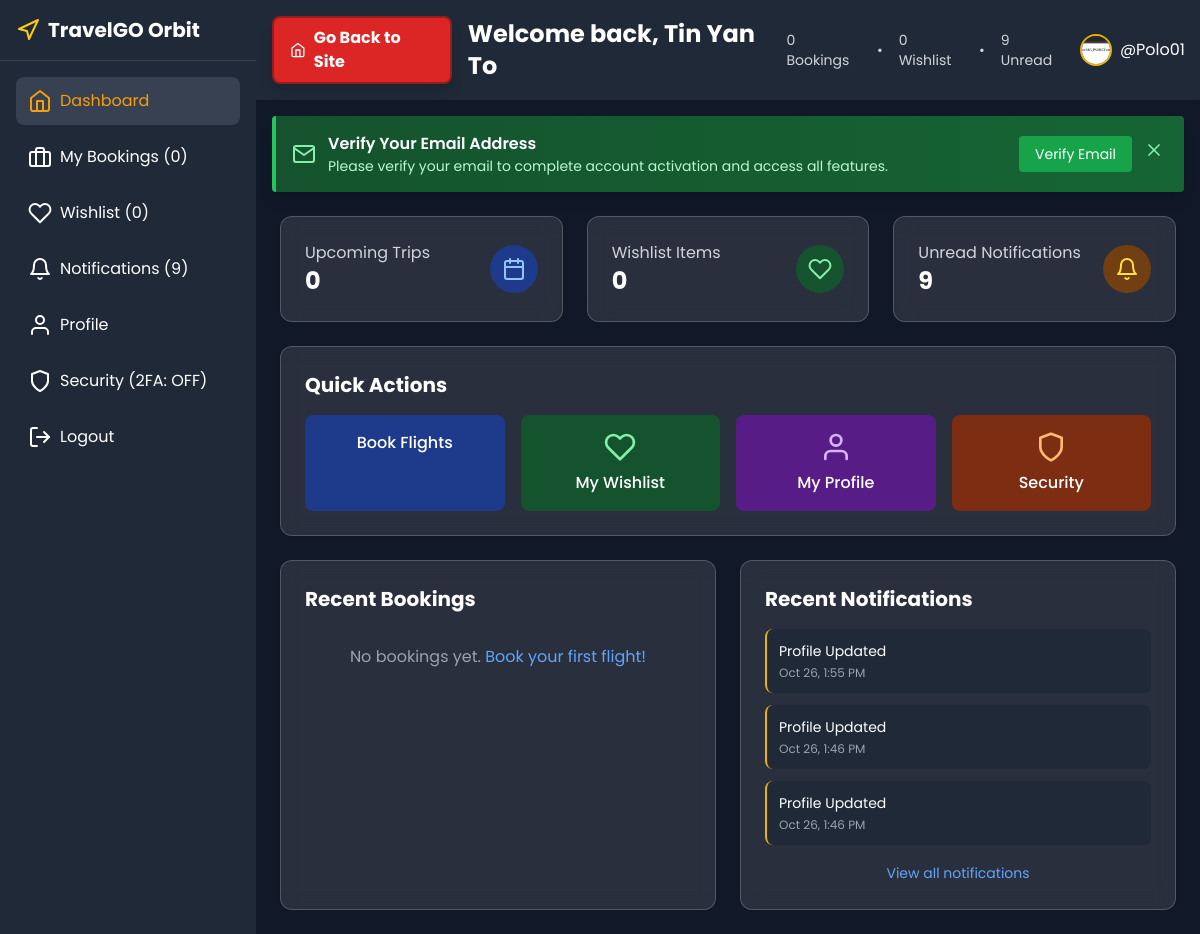
The app's page /dashboard.php (signed in) with its own data.
### tables this page shows
CREATE TABLE `users` (
  `id` int(11) NOT NULL,
  `username` varchar(50) DEFAULT NULL,
  `first_name` varchar(100) DEFAULT NULL,
  `last_name` varchar(100) DEFAULT NULL,
  `name` varchar(100) NOT NULL,
  `email` varchar(255) NOT NULL,
  `password_hash` varchar(255) NOT NULL,
  `phone` varchar(20) DEFAULT NULL,
  `address` text DEFAULT NULL,
  `state_id` int(11) DEFAULT NULL,
  `billing_street` varchar(255) DEFAULT NULL,
  `billing_city` varchar(100) DEFAULT NULL,
  `billing_state_id` int(11) DEFAULT NULL,
  `billing_zip` varchar(20) DEFAULT NULL,
  `billing_country` varchar(100) DEFAULT NULL,
  `city_id` int(11) DEFAULT NULL,
  `postal_code` varchar(20) DEFAULT NULL,
  `date_of_birth` date DEFAULT NULL,
  `gender` enum('male','female','other') DEFAULT NULL,
  `secret_2fa` varchar(255) DEFAULT NULL,
  `is_2fa_enabled` tinyint(1) DEFAULT 0,
  `email_verified` tinyint(1) DEFAULT 0,
  `email_verification_token` varchar(255) DEFAULT NULL,
  `verification_token_expires` datetime DEFAULT NULL,
  `backup_codes` text DEFAULT NULL,
  `created_at` timestamp NOT NULL DEFAULT current_timestamp(),
  `updated_at` timestamp NOT NULL DEFAULT current_timestamp() ON UPDATE current_timestamp(),
  `profile_picture` varchar(500) DEFAULT NULL,
  `preferences` longtext DEFAULT NULL CHECK (json_valid(`preferences`))
);

CREATE TABLE `notifications` (
  `id` int(11) NOT NULL,
  `user_id` int(11) NOT NULL,
  `type` enum('booking','security','promotion','system') NOT NULL,
  `title` varchar(255) NOT NULL,
  `message` text NOT NULL,
  `is_read` tinyint(1) DEFAULT 0,
  `action_url` varchar(500) DEFAULT NULL,
  `created_at` timestamp NOT NULL DEFAULT current_timestamp()
);

### dashboard.php (the view, shortened to what this page needs)
<?php
require 'connection.php';
$stmt = $pdo->prepare("SELECT * FROM users WHERE id = ?");
$stmt->execute([$_SESSION['user_id']]);
$user = $stmt->fetch();
$bookingsCount = 0;
$wishlistCount = 0;
$unreadNotifications = 0;
try {
    $bookingsStmt = $pdo->prepare("SELECT COUNT(*) as count FROM bookings WHERE user_id = ?");
    $bookingsStmt->execute([$_SESSION['user_id']]);
    $bookingsResult = $bookingsStmt->fetch();
    $bookingsCount = $bookingsResult ? $bookingsResult['count'] : 0;
    $wishlistStmt = $pdo->prepare("SELECT COUNT(*) as count FROM user_wishlist WHERE user_id = ?");
    $wishlistStmt->execute([$_SESSION['user_id']]);
    $wishlistResult = $wishlistStmt->fetch();
    $wishlistCount = $wishlistResult ? $wishlistResult['count'] : 0;
    $notifStmt = $pdo->prepare("SELECT COUNT(*) as count FROM notifications WHERE user_id = ? AND is_read = FALSE");
    $notifStmt->execute([$_SESSION['user_id']]);
    $notifResult = $notifStmt->fetch();
    $unreadNotifications = $notifResult ? $notifResult['count'] : 0;
} catch (Exception $e) {
    error_log("Dashboard stats error: " . $e->getMessage());
}
$current_view = $_GET['view'] ?? 'dashboard';
$bookingsStmt = $pdo->prepare("
    SELECT b.*,
           COALESCE(rtf.flight_number, 'N/A') as flight_number,
           COALESCE(rtf.airline_name, 'Unknown Airline') as airline_name,
           COALESCE(rtf.origin, 'Unknown') as origin,
           COALESCE(rtf.destination, 'Unknown') as destination
    FROM bookings b
    LEFT JOIN round_trip_flights rtf ON b.flight_id = rtf.id
    WHERE b.user_id = ?
    ORDER BY b.created_at DESC
    LIMIT 10
");
$bookingsStmt->execute([$_SESSION['user_id']]);
$bookings = $bookingsStmt->fetchAll();
$notificationsStmt = $pdo->prepare("
    SELECT * FROM notifications
    WHERE user_id = ?
    ORDER BY created_at DESC
    LIMIT 10
");
$notificationsStmt->execute([$_SESSION['user_id']]);
$notifications = $notificationsStmt->fetchAll();
?>
<!DOCTYPE html>
<html lang="en">
<head>
    <link rel="stylesheet" href="https://cdnjs.cloudflare.com/ajax/libs/cropperjs/1.5.13/cropper.min.css">
    <script src="https://cdn.tailwindcss.com"></script>
</head>
<body>
    <div class="flex h-screen">
        <div class="sidebar w-64 bg-gray-800 text-white shadow-lg">
            <div class="p-4 flex items-center space-x-2 border-b border-gray-700">
                <a href="index.php" class="flex items-center space-x-2">
                    <i data-feather="navigation" class="text-yellow-400"></i>
                    <span class="text-xl font-bold">TravelGO Orbit</span>
                </a>
            </div>
            <nav class="p-4 space-y-2">
                <a href="dashboard.php?view=dashboard" class="sidebar-item <?= $current_view === 'dashboard' ? 'active' : '' ?> flex items-center space-x-2 p-3 rounded-lg hover:bg-gray-700 transition-colors">
                    <i data-feather="home"></i>
                    <span>Dashboard</span>
                </a>
                <a href="dashboard.php?view=bookings" class="sidebar-item <?= $current_view === 'bookings' ? 'active' : '' ?> flex items-center space-x-2 p-3 rounded-lg hover:bg-gray-700 transition-colors">
                    <i data-feather="briefcase"></i>
                    <span>My Bookings (<?= $bookingsCount ?>)</span>
                </a>
                <a href="dashboard.php?view=wishlist" class="sidebar-item <?= $current_view === 'wishlist' ? 'active' : '' ?> flex items-center space-x-2 p-3 rounded-lg hover:bg-gray-700 transition-colors">
                    <i data-feather="heart"></i>
                    <span>Wishlist (<?= $wishlistCount ?>)</span>
                </a>
                <a href="dashboard.php?view=notifications" class="sidebar-item <?= $current_view === 'notifications' ? 'active' : '' ?> flex items-center space-x-2 p-3 rounded-lg hover:bg-gray-700 transition-colors">
                    <i data-feather="bell"></i>
                    <span>Notifications (<?= $unreadNotifications ?>)</span>
                </a>
                <a href="dashboard.php?view=profile" class="sidebar-item <?= $current_view === 'profile' ? 'active' : '' ?> flex items-center space-x-2 p-3 rounded-lg hover:bg-gray-700 transition-colors">
                    <i data-feather="user"></i>
                    <span>Profile</span>
                </a>
                <a href="dashboard.php?view=security" class="sidebar-item <?= $current_view === 'security' ? 'active' : '' ?> flex items-center space-x-2 p-3 rounded-lg hover:bg-gray-700 transition-colors">
                    <i data-feather="shield"></i>
                    <span>Security (2FA: <?= $user['is_2fa_enabled'] ? 'ON' : 'OFF' ?>)</span>
                </a>
                <form method="POST" action="logout.php" class="sidebar-item">
                    <button type="submit" class="flex items-center space-x-2 p-3 rounded-lg hover:bg-gray-700 transition-colors w-full text-left">
                        <i data-feather="log-out"></i>
                        <span>Logout</span>
                    </button>
                </form>
            </nav>
        </div>
        <div class="flex-1 overflow-auto bg-gray-900">
            <header class="bg-gray-800 shadow-sm p-4 flex justify-between items-center">
                <div class="flex items-center">
                    <a href="index.php" class="bg-red-600 hover:bg-red-700 text-white font-bold py-2 px-4 rounded-lg transition-colors inline-flex items-center shadow-lg border-2 border-red-800 mr-4">
                        <i data-feather="home" class="w-4 h-4 mr-2"></i>
                        Go Back to Site
                    </a>
                    <h1 class="text-2xl font-bold text-white">
                        <?php
                        switch ($current_view) {
                            case 'dashboard':
                                echo 'Welcome back, ' . htmlspecialchars($user['name']);
                                break;
                        }
                        ?>
                    </h1>
                </div>
                <div class="flex items-center space-x-4">
                    <div class="hidden md:flex items-center space-x-4 text-sm text-gray-300">
                        <span><?= $bookingsCount ?> Bookings</span>
                        <span>•</span>
                        <span><?= $wishlistCount ?> Wishlist</span>
                        <span>•</span>
                        <span><?= $unreadNotifications ?> Unread</span>
                    </div>
                    <div class="flex items-center space-x-2">
                        <?php
                        $profile_pic = !empty($user['profile_picture']) ?
                            htmlspecialchars($user['profile_picture']) . '?t=' . time() :
                            "https://ui-avatars.com/api/?name=" . urlencode($user['name'] ?? 'User') . "&background=f59e0b&color=1e3a8a&size=64";
                        ?>
                        <img src="<?= $profile_pic ?>" alt="User" class="w-8 h-8 rounded-full object-cover border-2 border-yellow-500">
                        <span class="profile-name">@<?= htmlspecialchars($_SESSION['username'] ?? $user['username'] ?? 'user') ?></span>
                    </div>
                </div>
            </header>
            <?php if (isset($_SESSION['user_id']) && !$user['email_verified'] && !isset($_SESSION['email_verification_dismissed'])): ?>
                <div class="bg-gradient-to-r from-green-900 to-green-800 border-l-4 border-green-500 text-white p-4 mx-4 mt-4 rounded shadow-lg">
                    <div class="flex justify-between items-center">
                        <div class="flex items-center">
                            <i data-feather="mail" class="w-6 h-6 text-green-300 mr-3"></i>
                            <div>
                                <h3 class="font-semibold">Verify Your Email Address</h3>
                                <p class="text-green-200 text-sm">Please verify your email to complete account activation and access all features.</p>
                            </div>
                        </div>
                        <div class="flex space-x-2">
                            <a href="email_verification.php" class="bg-green-600 hover:bg-green-700 text-white px-4 py-2 rounded text-sm transition-colors">
                                Verify Email
                            </a>
                            <form method="POST" class="inline">
                                <button type="submit" class="text-green-300 hover:text-green-100 p-1 rounded">
                                    <i data-feather="x" class="w-5 h-5"></i>
                                </button>
                            </form>
                        </div>
                    </div>
                </div>
            <?php endif; ?>
            <main class="p-6">
                <?php if ($current_view === 'dashboard'): ?>
                    <div class="grid grid-cols-1 md:grid-cols-3 gap-6 mb-6">
                        <div class="card-dark p-6 rounded-xl shadow-sm">
                            <div class="flex items-center justify-between">
                                <div>
                                    <p class="text-gray-300">Upcoming Trips</p>
                                    <h3 class="text-2xl font-bold text-white"><?= $bookingsCount ?></h3>
                                </div>
                                <div class="p-3 rounded-full bg-blue-900 text-blue-300">
                                    <i data-feather="calendar"></i>
                                </div>
                            </div>
                        </div>
                        <div class="card-dark p-6 rounded-xl shadow-sm">
                            <div class="flex items-center justify-between">
                                <div>
                                    <p class="text-gray-300">Wishlist Items</p>
                                    <h3 class="text-2xl font-bold text-white"><?= $wishlistCount ?></h3>
                                </div>
                                <div class="p-3 rounded-full bg-green-900 text-green-300">
                                    <i data-feather="heart"></i>
                                </div>
                            </div>
                        </div>
                        <div class="card-dark p-6 rounded-xl shadow-sm">
                            <div class="flex items-center justify-between">
                                <div>
                                    <p class="text-gray-300">Unread Notifications</p>
                                    <h3 class="text-2xl font-bold text-white"><?= $unreadNotifications ?></h3>
                                </div>
                                <div class="p-3 rounded-full bg-yellow-900 text-yellow-300">
                                    <i data-feather="bell"></i>
                                </div>
                            </div>
                        </div>
                    </div>
                    <div class="card-dark p-6 rounded-xl shadow-sm mb-6">
                        <h2 class="text-xl font-bold text-white mb-4">Quick Actions</h2>
                        <div class="grid grid-cols-1 md:grid-cols-2 lg:grid-cols-4 gap-4">
                            <a href="index.php" class="bg-blue-900 hover:bg-blue-800 p-4 rounded-lg text-center transition-colors">
                                <span class="font-medium text-white">Book Flights</span>
                            </a>
                            <a href="dashboard.php?view=wishlist" class="bg-green-900 hover:bg-green-800 p-4 rounded-lg text-center transition-colors">
                                <i data-feather="heart" class="w-8 h-8 text-green-300 mx-auto mb-2"></i>
                                <span class="font-medium text-white">My Wishlist</span>
                            </a>
                            <a href="dashboard.php?view=profile" class="bg-purple-900 hover:bg-purple-800 p-4 rounded-lg text-center transition-colors">
                                <i data-feather="user" class="w-8 h-8 text-purple-300 mx-auto mb-2"></i>
                                <span class="font-medium text-white">My Profile</span>
                            </a>
                            <a href="dashboard.php?view=security" class="bg-orange-900 hover:bg-orange-800 p-4 rounded-lg text-center transition-colors">
                                <i data-feather="shield" class="w-8 h-8 text-orange-300 mx-auto mb-2"></i>
                                <span class="font-medium text-white">Security</span>
                            </a>
                        </div>
                    </div>
                    <div class="grid grid-cols-1 lg:grid-cols-2 gap-6">
                        <div class="card-dark p-6 rounded-xl shadow-sm">
                            <h2 class="text-xl font-bold text-white mb-4">Recent Bookings</h2>
                            <?php if (empty($bookings)): ?>
                                <p class="text-gray-400 text-center py-4">No bookings yet. <a href="index.php" class="text-blue-400 hover:text-blue-300">Book your first flight!</a></p>
                            <?php endif; ?>
                        </div>
                        <div class="card-dark p-6 rounded-xl shadow-sm">
                            <h2 class="text-xl font-bold text-white mb-4">Recent Notifications</h2>
                            <?php if (empty($notifications)): ?>
                                <p class="text-gray-400 text-center py-4">No notifications</p>
                            <?php else: ?>
                                <div class="space-y-3">
                                    <?php foreach (array_slice($notifications, 0, 3) as $notification): ?>
                                        <div class="p-3 bg-gray-800 rounded-lg border-l-2 <?= $notification['is_read'] ? 'border-gray-600' : 'border-yellow-500' ?>">
                                            <p class="text-sm text-white"><?= htmlspecialchars($notification['title']) ?></p>
                                            <p class="text-xs text-gray-400 mt-1"><?= date('M j, g:i A', strtotime($notification['created_at'])) ?></p>
                                        </div>
                                    <?php endforeach; ?>
                                </div>
                                <?php if (count($notifications) > 3): ?>
                                    <div class="mt-4 text-center">
                                        <a href="dashboard.php?view=notifications" class="text-blue-400 hover:text-blue-300 text-sm">View all notifications</a>
                                    </div>
                                <?php endif; ?>
                            <?php endif; ?>
                        </div>
                    </div>
                <?php endif; ?>
            </main>
        </div>
    </div>
</body>
</html>

### records on screen
users: name "Tin Yan To", profile_picture (picture)
notifications: title "Profile Updated", created_at "Oct 26, 1:55 PM"
notifications: title "Profile Updated", created_at "Oct 26, 1:46 PM"
notifications: title "Profile Updated", created_at "Oct 26, 1:46 PM"

### other values on screen
$bookingsCount "0"
$wishlistCount "0"
$unreadNotifications "9"
$_SESSION['username'] "Polo01"
